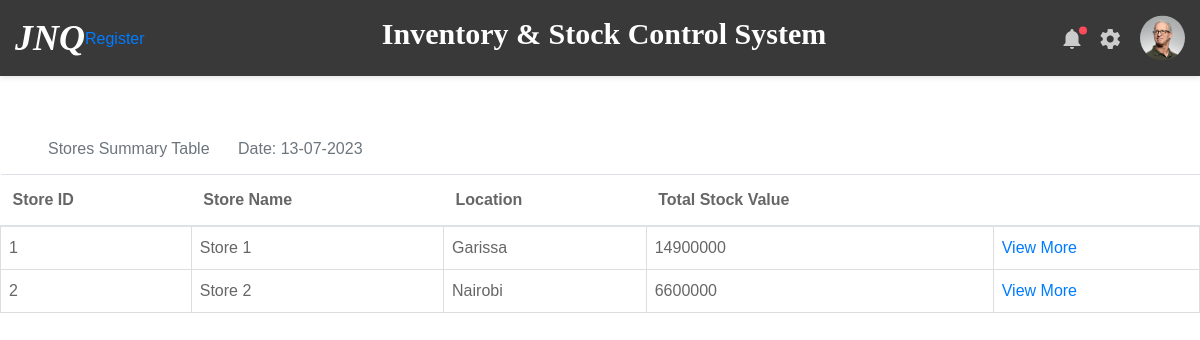
Page /view_stores on the committed database.
### inventory/models.py (models this page shows)
class Store(db.Model):
    id = db.Column(db.Integer, primary_key=True)
    store_name = db.Column(db.String(60), nullable=False, unique=True)
    location = db.Column(db.String(60), nullable=False)
    date_registered = db.Column(db.DateTime, default=datetime.now)
    user_id = db.Column(db.Integer, db.ForeignKey('user.id'))
    stock_in = db.relationship('StockIn', backref='store', lazy=True)
    stock_out = db.relationship('StockOut', backref='store', lazy=True)
    item_association = db.relationship('StoreItem', back_populates='store')
    items = association_proxy("item_association", "item")

### inventory/routes.py (the view)
@app.route('/view_stores', methods=['GET', 'POST'])
def view_stores():
    stores = Store.query.all()
    date = today_date()
    store_stock_lookup = {}
    total_stock_value = []
    for store in stores:
        store_items = StoreItem.query.filter_by(store_id=store.id).all()
        stock_value_list = []
        for product in store_items:
            stock_value_list.append(product.item_value)
        total_stock_value = sum(stock_value_list)
        store_stock_lookup[store.id] = total_stock_value
    return render_template('view_stores.html', store_stock_lookup=store_stock_lookup, stores=stores, date=date,
                           total_stock_value=total_stock_value)

### inventory/routes.py (called while the page is built)
def today_date():
    date_today = datetime.today().strftime('%d-%m-%Y')
    return date_today

### inventory/templates/view_stores.html
{% extends 'layout.html' %}
{% block content %}
     <table class="table">
         <caption class="ml-5" style="caption-side: top">Stores Summary Table<span class="ml-4"> Date: {{date}}</span></caption>
          <thead>
            <tr>
              <th scope="col">Store ID</th>
              <th scope="col">Store Name</th>
              <th scope="col">Location</th>
              <th scope="col">Total Stock Value</th>
              <th scope="col"></th>
            </tr>
          </thead>
          <tbody>
          {% for store in stores %}
            <tr>
              <td>{{ store.id }}</td>
              <td>{{store.store_name }}</td>
              <td>{{store.location}}</td>
              <td>{{ store_stock_lookup[store.id] }}</td>
              <td><a href="{{ url_for('view_store', store_id=store.id )}}">View More</a></td>
            </tr>
          {% endfor %}
          </tbody>
     </table>
{% endblock %}

### rows in the picture
Store: id "1", store_name "Store 1", location "Garissa", store_stock_lookup "14900000"
Store: id "2", store_name "Store 2", location "Nairobi", store_stock_lookup "6600000"

### other values in the picture
{{ date }} "13-07-2023"
